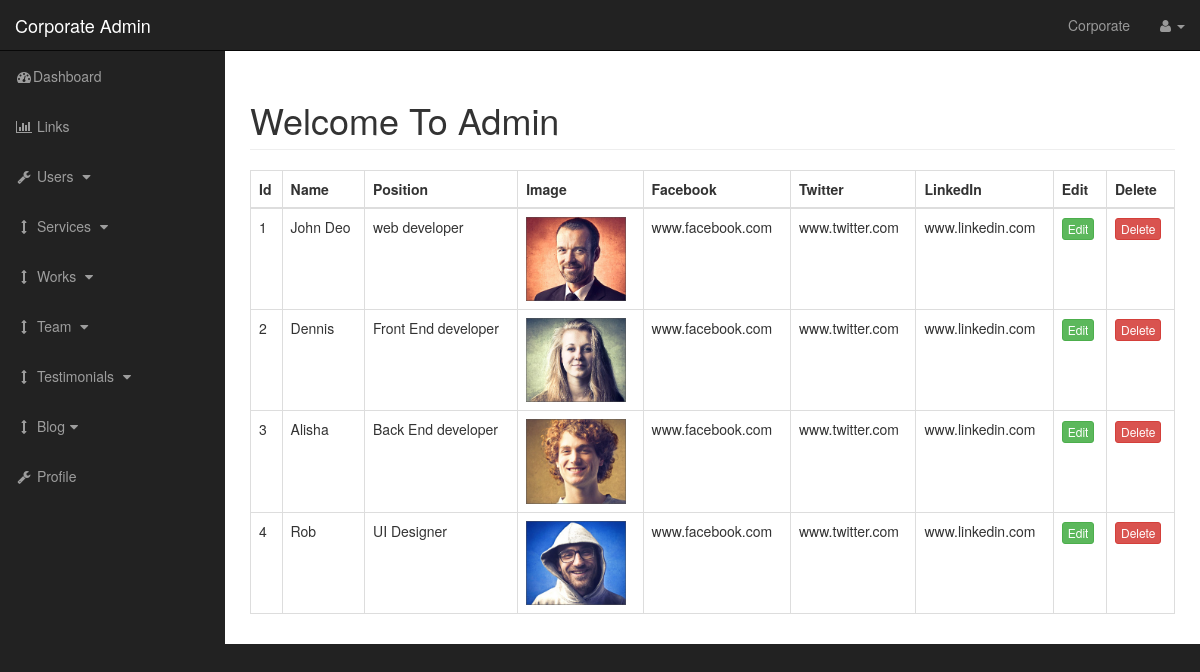
/admin/team.php, run on the app's committed database.
### tables this page shows
CREATE TABLE `team` (
  `team_id` int(11) NOT NULL,
  `team_name` varchar(255) NOT NULL,
  `team_position` varchar(255) NOT NULL,
  `team_desc` varchar(255) NOT NULL,
  `team_image` varchar(255) NOT NULL,
  `team_facebook` varchar(255) NOT NULL,
  `team_twitter` varchar(255) NOT NULL,
  `team_linkedin` varchar(255) NOT NULL
);

### admin/includes/view_all_team.php (the view, shortened to what this page needs)
<form method="post">
    <table class="table table-bordered table-hover">
        <thead>
            <tr>
                <th>Id</th>
                <th>Name</th>
                <th>Position</th>
                <th>Image</th>
                <th>Facebook</th>
                <th>Twitter</th>
                <th>LinkedIn</th>
                <th>Edit</th>
                <th>Delete</th>
            </tr>
        </thead>
        <tbody>
        <?php
        $query = "SELECT * FROM team";
        $select_team = mysqli_query($connection, $query);
        while($row = mysqli_fetch_assoc($select_team)) {
            $team_id = $row['team_id'];
            $team_name = $row['team_name'];
            $team_position = $row['team_position'];
            $team_image = $row['team_image'];
            $team_facebook = $row['team_facebook'];
            $team_twitter = $row['team_twitter'];
            $team_linkedin = $row['team_linkedin'];
            echo "<tr>";
                echo "<td>{$team_id}</td>";
                echo "<td>{$team_name}</td>";
                echo "<td>{$team_position}</td>";
                echo "<td><img width= '100' class='img-responsive' src='../img/team/{$team_image}' alt='image'></td>";
                echo"<td>{$team_facebook}</td>";
                echo"<td>{$team_twitter}</td>";
                echo "<td>{$team_linkedin}</td>";
                echo "<td><a class='btn btn-success btn-xs' href='team.php?source=edit_team&p_id={$team_id}'>Edit</a></td>";
                echo "<td><a onClick=\"javascript: return confirm('Are you sure you want to delete?'); \" class='btn btn-danger btn-xs' href='team.php?delete={$team_id}'>Delete</a></td>";
            echo "</tr>";
        }
        ?>
        </tbody>
    </table>
</form>

### admin/includes/admin_header.php (shortened to what this page needs)
<!DOCTYPE html>
<html lang="en">
    <head>
        <link href="css/bootstrap.min.css" rel="stylesheet">
        <link href="css/sb-admin.css" rel="stylesheet">
        <link href="font-awesome/css/font-awesome.min.css" rel="stylesheet" type="text/css">
    </head>
    <body>

### admin/team.php (shortened to what this page needs)
<?php include "includes/admin_header.php"; ?>
    <div id="wrapper">
        <?php include "includes/admin_navigation.php"; ?>
        <div id="page-wrapper">
            <div class="container-fluid">
                <div class="row">
                    <div class="col-lg-12">
                        <h1 class="page-header">
                            Welcome To Admin
                        </h1>
                    <?php
                    if (isset($_GET['source'])) {
                        $source = $_GET['source'];
                    } else {
                        $source = '';
                    }
                    switch($source) {
                        default:
                        include "includes/view_all_team.php";
                        break;
                    }
                    ?>
                    </div>
                </div>
            </div>
<?php include "includes/admin_footer.php"; ?>

### admin/includes/admin_navigation.php (shortened to what this page needs)
<nav class="navbar navbar-inverse navbar-fixed-top" role="navigation">
    <div class="navbar-header">
        <a class="navbar-brand" href="index.php">Corporate Admin</a>
    </div>
    <ul class="nav navbar-right top-nav">
        <li><a href="../index.php">Corporate</a></li>
        <li class="dropdown">
            <a href="#" class="dropdown-toggle" data-toggle="dropdown">
                <i class="fa fa-user"></i>
                <b class="caret"></b>
            </a>
        </li>
    </ul>
    <div class="collapse navbar-collapse navbar-ex1-collapse">
        <ul class="nav navbar-nav side-nav">
            <li>
                <a href="index.php"><i class="fa fa-fw fa-dashboard"></i>Dashboard</a>
            </li>
            <li>
                <a href="links.php"><i class="fa fa-fw fa-bar-chart-o"></i> Links</a>
            </li>
            <li>
                <a href="javascript:;" data-toggle="collapse" data-target="#users"><i class="fa fa-fw fa-wrench"></i> Users <i class="fa fa-fw fa-caret-down"></i></a>
            </li>
            <li>
                <a href="javascript:;" data-toggle="collapse" data-target="#services"><i class="fa fa-fw fa-arrows-v"></i> Services <i class="fa fa-fw fa-caret-down"></i></a>
            </li>
            <li>
                <a href="javascript:;" data-toggle="collapse" data-target="#works"><i class="fa fa-fw fa-arrows-v"></i> Works <i class="fa fa-fw fa-caret-down"></i></a>
            </li>
            <li>
                <a href="javascript:;" data-toggle="collapse" data-target="#team"><i class="fa fa-fw fa-arrows-v"></i> Team <i class="fa fa-fw fa-caret-down"></i></a>
            </li>
            <li>
                <a href="javascript:;" data-toggle="collapse" data-target="#testimonials"><i class="fa fa-fw fa-arrows-v"></i> Testimonials <i class="fa fa-fw fa-caret-down"></i></a>
            </li>
            <li>
                <a href="javascript:;" data-toggle="collapse" data-target="#blog"><i class="fa fa-fw fa-arrows-v"></i> Blog<i class="fa fa-fw fa-caret-down"></i></a>
            </li>
            <li>
                <a href="profile.php"><i class="fa fa-fw fa-wrench"></i> Profile</a>
            </li>
        </ul>
    </div>
</nav>

### admin/includes/admin_footer.php (shortened to what this page needs)
    </div>
</body>
</html>

### admin/css/sb-admin.css (style rules this page uses)
body { margin-top: 100px; background-color: #222; }
@media (min-width:768px) { body { margin-top: 50px; } }
#wrapper { padding-left: 0; }
#page-wrapper { width: 100%; padding: 0; background-color: #fff; }
@media (min-width:768px) { #wrapper { padding-left: 225px; } }
@media (min-width:768px) { #page-wrapper { padding: 10px; } }
.top-nav { padding: 0 15px; }
.top-nav>li { display: inline-block; float: left; }
.top-nav>li>a { padding-top: 15px; padding-bottom: 15px; line-height: 20px; color: #999; }
@media (min-width:768px) { .side-nav { position: fixed; top: 51px; left: 225px; width: 225px; margin-left: -225px; border: none; border-radius: 0; overflow-y: auto; background-color: #222; } }
@media (min-width:768px) { .side-nav>li>a { width: 225px; } }

### data on the page
team: team_id "1", team_name "John Deo", team_position "web developer", team_image (picture), team_facebook "www.facebook.com", team_twitter "www.twitter.com", team_linkedin "www.linkedin.com"
team: team_id "2", team_name "Dennis", team_position "Front End developer", team_image (picture), team_facebook "www.facebook.com", team_twitter "www.twitter.com", team_linkedin "www.linkedin.com"
team: team_id "3", team_name "Alisha", team_position "Back End developer", team_image (picture), team_facebook "www.facebook.com", team_twitter "www.twitter.com", team_linkedin "www.linkedin.com"
team: team_id "4", team_name "Rob", team_position "UI Designer", team_image (picture), team_facebook "www.facebook.com", team_twitter "www.twitter.com", team_linkedin "www.linkedin.com"
